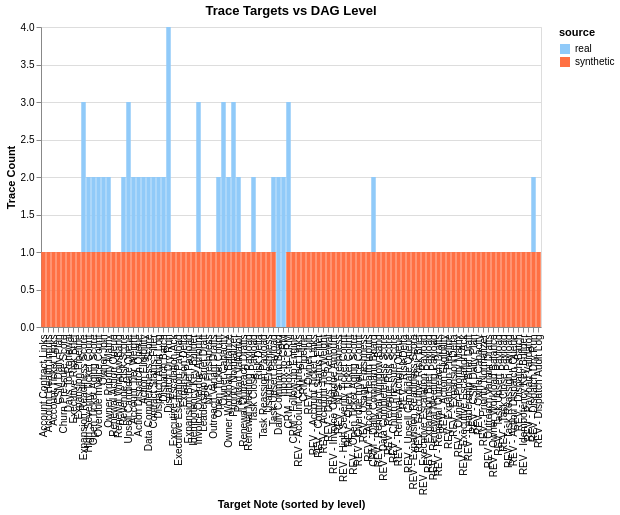

This figure's notebook cell:
### Code cell
// Trace target distribution overlaid with topological metrics
if (!db) {
  console.log("KV store unavailable in kernel: skipping trace distribution chart.");
} else {
const traces = await db.getAllTraces();
const traceCounts = new Map<string, {synthetic: number, real: number}>();
for (const t of traces) {
  if (!traceCounts.has(t.targetNote)) traceCounts.set(t.targetNote, {synthetic: 0, real: 0});
  if (t.synthetic) traceCounts.get(t.targetNote)!.synthetic++;
  else traceCounts.get(t.targetNote)!.real++;
}

const traceBarData: Array<{name: string, count: number, source: string, level: number}> = [];
for (const [name, counts] of traceCounts) {
  traceBarData.push({ name, count: counts.synthetic, source: 'synthetic', level: levels.get(name) ?? 0 });
  traceBarData.push({ name, count: counts.real, source: 'real', level: levels.get(name) ?? 0 });
}

const traceSpec = {
  "$schema": "https://vega.github.io/schema/vega-lite/v5.json",
  "title": "Trace Targets vs DAG Level",
  "width": 500,
  "height": 300,
  "data": { "values": traceBarData },
  "mark": "bar",
  "encoding": {
    "x": { "field": "name", "type": "nominal", "sort": { "field": "level" }, "title": "Target Note (sorted by level)" },
    "y": { "field": "count", "type": "quantitative", "stack": true, "title": "Trace Count" },
    "color": { "field": "source", "type": "nominal", "scale": { "range": ["#90CAF9", "#FF7043"] } },
    "tooltip": [{ "field": "name" }, { "field": "source" }, { "field": "count" }, { "field": "level" }]
  }
};

await Deno.jupyter.display({ "application/vnd.vegalite.v5+json": traceSpec }, { raw: true });
}

### Figure 1 — Vega-Lite specification as saved in the notebook (floating-point values rounded to 4 significant figures; data arrays with more than 128 entries replaced by an {"elided": "..."} marker saying what was removed)
{"$schema": "https://vega.github.io/schema/vega-lite/v5.json", "data": {"values": {"elided": "200 records"}}, "encoding": {"color": {"field": "source", "scale": {"range": ["#90CAF9", "#FF7043"]}, "type": "nominal"}, "tooltip": [{"field": "name"}, {"field": "source"}, {"field": "count"}, {"field": "level"}], "x": {"field": "name", "sort": {"field": "level"}, "title": "Target Note (sorted by level)", "type": "nominal"}, "y": {"field": "count", "stack": true, "title": "Trace Count", "type": "quantitative"}}, "height": 300, "mark": "bar", "title": "Trace Targets vs DAG Level", "width": 500}
